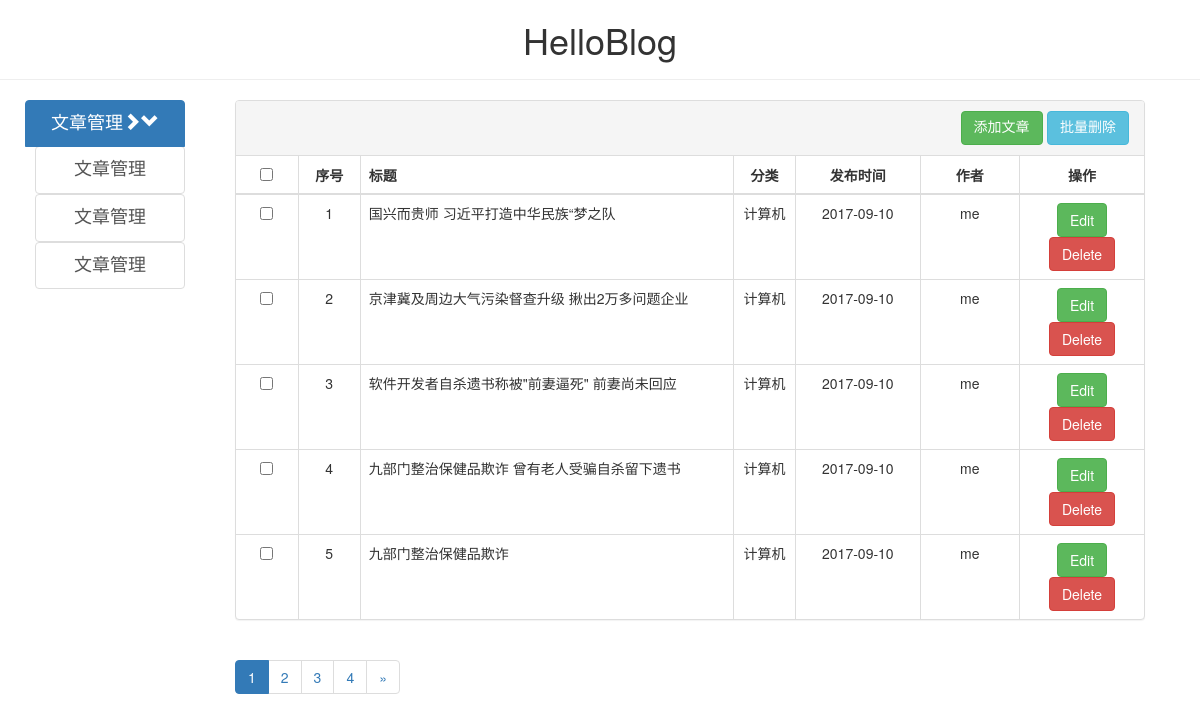
The page /backend/article_admin.html on the database its author committed.
### backend/models.py (models this page shows, shortened)
class Article(models.Model):
    id = models.AutoField(primary_key=True)
    title = models.CharField(max_length=64)
    publish_time = models.DateField(auto_now_add=True)
    tags = models.ManyToManyField(Tag)
    catagory = models.ForeignKey(Catagory)
    content = models.TextField()
    author = models.CharField(max_length=8)
    canbe_content = models.BooleanField(default=True)
    viwes_num = models.IntegerField(verbose_name='浏览数')
    summary = models.CharField(max_length=64)

class Catagory(models.Model):
    name = models.CharField('名称',max_length=30)
    def __str__(self):
        return self.name

### backend/views.py (the view)
@csrf_exempt
def article_admin(request):
    if request.POST:
        if request.POST.getlist('select_checked_article_list[]'):
            for line in request.POST.getlist('select_checked_article_list[]'):
                delete_sql_obj = Article.objects.get(id=int(line))
                delete_sql_obj.delete()
            return HttpResponse("delete all OK")
    else:
        every_page_num = 5  # 每页显示的记录数  #不加 order by 会有警告信息
        p = Paginator(Article.objects.all().order_by('-publish_time',), every_page_num)
        page = request.GET.get('page')
        if page == None:
            page = 1
        current_page_first = (int(page) - 1) * every_page_num
        try:
            contacts = p.page(page)
        except PageNotAnInteger:
            contacts = p.page(1)
        except EmptyPage:
            contacts = p.page(p.num_pages)
        for line in contacts:
            line.publish_time = datetime.datetime.strftime(line.publish_time, "%Y-%m-%d")
        return render(request, 'backend/article_admin.html', context={
            'contacts': contacts, 'every_page_num': every_page_num,
            'current_page_first': current_page_first,
        })

### templates/backend/article_admin.html (shortened to what this page needs)
<!DOCTYPE html>
<html lang="en">
<head>
    <link href="/static/css/bootstrap.min.css" rel="stylesheet">
    <link href="/static/css/custom.css" rel="stylesheet">
</head>
<body>
<div class="page-header-for-admin">
    <h1 class="text-center">HelloBlog</h1>
</div>
<div class="col-lg-2">
    <div class="list-group text-for-admin">
        <ul class="left-content-for-admin" id="drop1">
            <li>
                <a href="#" class="list-group-item active" id="dropdown1">文章管理<span
                        class="glyphicon glyphicon-chevron-right" aria-hidden="true"></span><span
                        class="glyphicon glyphicon-chevron-down" aria-hidden="true"></span></a>
                <ul class="left-content-for-admin">
                    <li><a href="#" class="list-group-item">文章管理</a></li>
                    <li><a href="#" class="list-group-item">文章管理</a></li>
                    <li><a href="#" class="list-group-item">文章管理</a></li>
                </ul>
            </li>
        </ul>
    </div>
</div>
<div class="col-lg-9-for-admin">
    <div class="panel panel-default">
        <div class="panel-heading text-for-admin-2" style="height: 55px;">
            <span class="pull-right">
                <a class="btn btn-success" href="{% url 'edit_article' %}">添加文章</a>
                <a class="btn btn-info" name="delete-all">批量删除</a>
            </span>
        </div>
        <table class="table">
            <thead>
            <tr>
                <th><input name="checked-all" type="checkbox"></th>
                <th>序号</th>
                <th>标题</th>
                <th>分类</th>
                <th>发布时间</th>
                <th>作者</th>
                <th>操作</th>
            </tr>
            </thead>
            <tbody>
            {% for article in contacts %}
                <tr name="RowId" row-id="{{ article.id }}">
                    <td scope="row"><label>
                        <input name="checked-one" type="checkbox">
                    </label></td>
                    <td scope="row">
                        {{ current_page_first|add:forloop.counter }}
                    </td>
                    <td>{{ article.title }}</td>
                    <td>{{ article.catagory }}</td>
                    <td>{{ article.publish_time }}</td>
                    <td>{{ article.author }}</td>
                    <td>
                        <a href="{% url "edit_article" %}?article-id={{ article.id }}&command=null" class="btn btn-success">Edit</a>
                        <a href="{% url "edit_article" %}?article-id={{ article.id }}&command=delete" class="btn btn-danger">Delete</a>
                    </td>
                </tr>
            {% endfor %}
            </tbody>
        </table>
    </div>
    <div>
        <ul class="pagination">
            {% for pg in contacts.paginator.page_range %}
                {% if contacts.number == pg %}
                    <li class="active"><a href="?page={{ pg }}">{{ pg }}</a></li>
                {% else %}
                    <li><a href="?page={{ pg }}">{{ pg }}</a></li>
                {% endif %}
            {% endfor %}
            {% if contacts.has_next  %}
                <li><a href="?page={{ contacts.next_page_number }}" aria-label="Next"><span aria-hidden="true">&raquo;</span></a>
                </li>
            {% endif %}
        </ul>
    </div>
</div>
</body>
</html>

### static/css/custom.css (style rules this page uses)
.col-lg-9-for-admin { float: left; width: 80%; position: relative; min-height: 1px; padding-right: 15px; padding-left: 35px; }
.page-header-for-admin { padding-bottom: 9px; margin: 20px 0 20px; border-bottom: 1px solid #eee; }
.text-for-admin { text-align: center; font-size: large; font-family: 新宋体; }
.text-for-admin-2 { text-align: center; font-size: large; font-family: 新宋体; height: 40px; }
.left-content-for-admin { list-style-type: none; margin-top: 0; -webkit-padding-start: 10px; }
table td:nth-child(1),th:nth-child(1) { border-right: 1px solid #ddd; text-align: center; width: 5%; }
table td:nth-child(2),th:nth-child(2) { border-right: 1px solid #ddd; text-align: center; width: 5%; }
table td:nth-child(3),th:nth-child(3) { border-right: 1px solid #ddd; width: 30%; }
table td:nth-child(4),th:nth-child(4) { border-right: 1px solid #ddd; text-align: center; width: 5%; }
table td:nth-child(5),th:nth-child(5) { border-right: 1px solid #ddd; text-align: center; width: 10%; }
table td:nth-child(6),th:nth-child(6) { border-right: 1px solid #ddd; text-align: center; width: 8%; }
table td:nth-child(7),th:nth-child(7) { text-align: center; width: 10%; }

### rows shown on the page
Article: counter "1", title "国兴而贵师 习近平打造中华民族“梦之队", catagory "计算机", publish_time "2017-09-10", author "me"
Article: id "2", title "京津冀及周边大气污染督查升级 揪出2万多问题企业", catagory "计算机", publish_time "2017-09-10", author "me"
Article: id "3", title "软件开发者自杀遗书称被\"前妻逼死\" 前妻尚未回应", catagory "计算机", publish_time "2017-09-10", author "me"
Article: id "4", title "九部门整治保健品欺诈 曾有老人受骗自杀留下遗书", catagory "计算机", publish_time "2017-09-10", author "me"
Article: id "5", title "九部门整治保健品欺诈", catagory "计算机", publish_time "2017-09-10", author "me"

### other values the page prints
{{ pg }} "1"
{{ pg }} "2" "3" "4"
